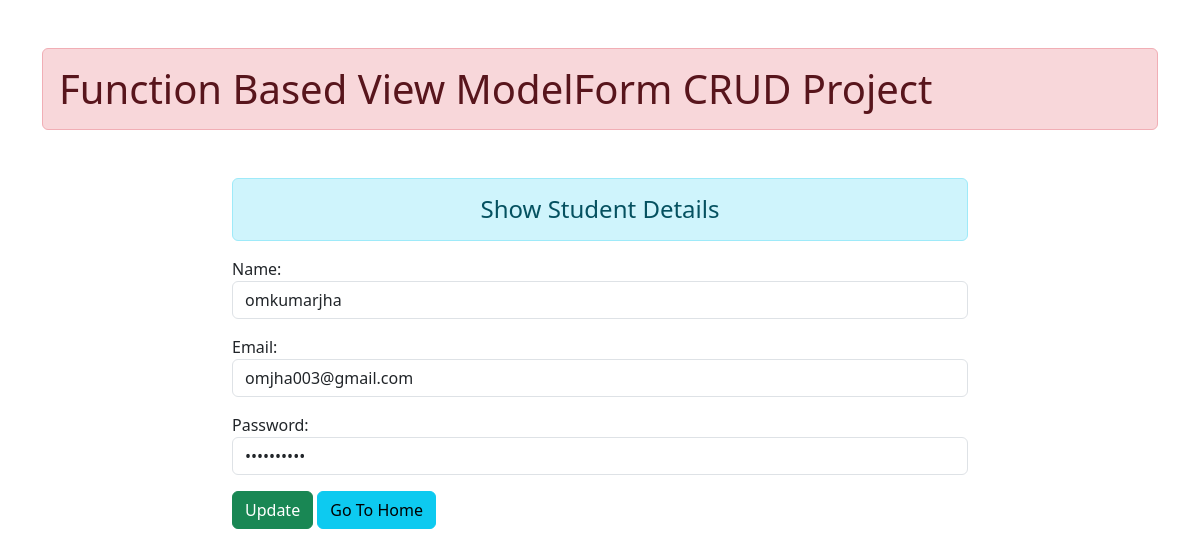
/crud/update/14, run on an earlier commit of the app's database.
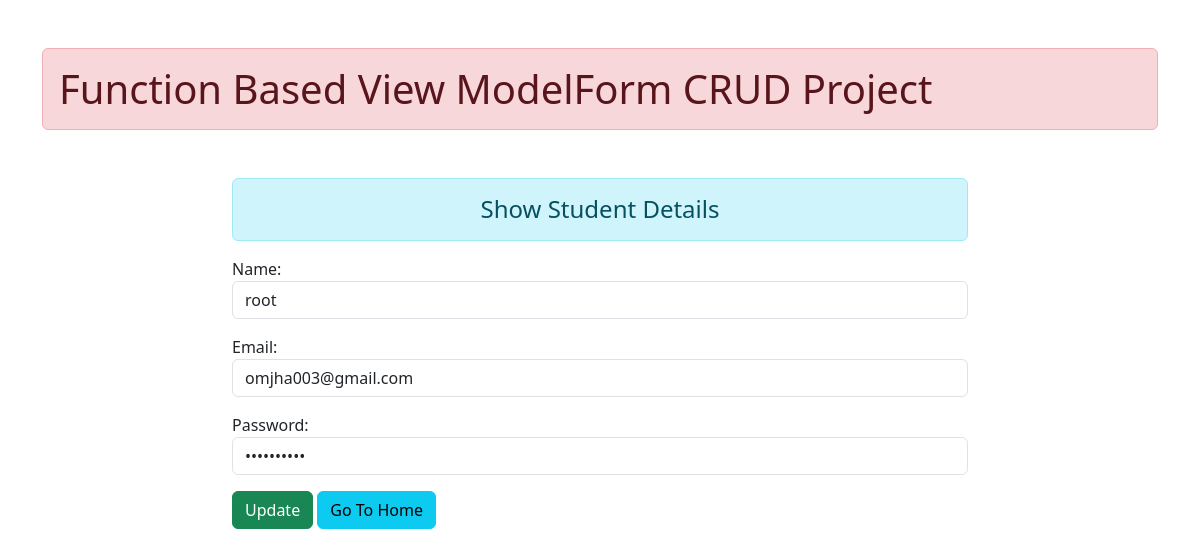
And on a later commit of the database.
### crudApp/models.py (models this page shows)
class User(models.Model):
    name = models.CharField(max_length=50)
    email = models.CharField(max_length=100)
    password = models.CharField(max_length=50)

### crudApp/views.py (the view)
# urls.py: path("update/<int:id>" , views.update_data , name="updatedata"),
def update_data(request , id):
    student = User.objects.get(id = id)
    if request.method == "POST" :
        fm = studentRegistration(request.POST , instance=student)
        if fm.is_valid() :
            fm.save() # yeh shortcut hai otherwise cleaned data nikalo then user object create karo both are same only .
    else :
        fm = studentRegistration(instance=student)
    return render(request , "crudApp/updatestudent.html", {"form" : fm , "id" : id})

### crudApp/forms.py
class studentRegistration(forms.ModelForm):
    class Meta:
        model = User
        fields = ("name","email","password")
        widgets = {
            "name" : forms.TextInput(attrs={"class" : "form-control"}),
            "email" : forms.EmailInput(attrs={"class" : "form-control"}),
            "password" : forms.PasswordInput(render_value=True ,  attrs={"class" : "form-control"}), # render_value = True means Jab Table se Password web page pe show hoga to woh empty nhi show hona chahiye.
        }

### crudApp/templates/crudApp/updatestudent.html
{% extends "crudApp/base.html" %}
{% block content %}
    <div class="row">
        <div class="col-sm-8 offset-2">
            <h4 class="text-center alert alert-info">Show Student Details</h4>
            <form action="{% url 'updatedata' id %}" method = "POST"> {% csrf_token %}
                {{form.as_p}}
                <input type="submit" value="Update" class="btn btn-success">
                <a href="{% url 'addandshow' %}" class="btn btn-info">Go To Home</a>
            </form>
        </div>
    </div>
{% endblock content %}

What changed in the data, as far as the page shows it:
changed User "omjha003@gmail.com": name "omkumarjha" → "root"
